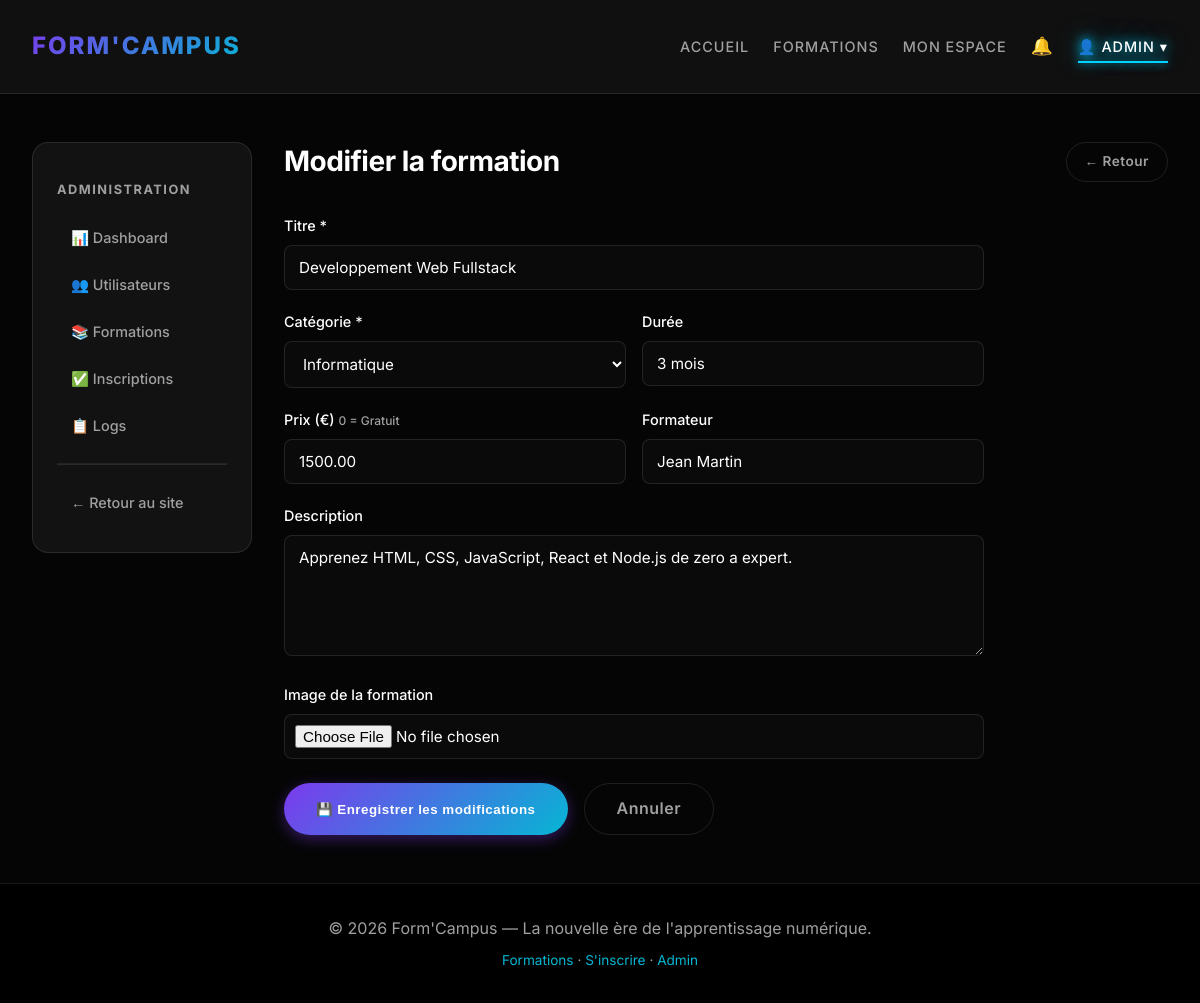
Screenshot of /admin_formation_edit.php?id=1 (signed in) with the database file from the repository.
### tables this page shows
CREATE TABLE formations (
    id          INT AUTO_INCREMENT PRIMARY KEY,
    titre       VARCHAR(255)  NOT NULL,
    categorie   VARCHAR(100)  NOT NULL,
    description TEXT,
    duree       VARCHAR(50),
    prix        DECIMAL(10,2) NOT NULL DEFAULT 0,
    formateur   VARCHAR(150)  DEFAULT NULL,
    image       VARCHAR(255)  DEFAULT NULL,
    actif       TINYINT(1)    NOT NULL DEFAULT 1,
    created_at  DATETIME      DEFAULT CURRENT_TIMESTAMP
);

### admin_formation_edit.php (the view, shortened to what this page needs)
<?php
require_once 'includes/db.php';
$id      = isset($_GET['id']) ? (int)$_GET['id'] : 0;
$is_edit = $id > 0;
$f       = ['titre'=>'','categorie'=>'','description'=>'','duree'=>'','prix'=>0,'formateur'=>'','image'=>''];
$page_title = $is_edit ? "Modifier la formation" : "Ajouter une formation";
if ($is_edit) {
    $stmt = $pdo->prepare("SELECT * FROM formations WHERE id=:id");
    $stmt->execute([':id'=>$id]);
    $row = $stmt->fetch();
    if ($row) $f = $row;
}
$categories_list = ['Informatique','Marketing','Langues','Design','Management','Finance','Autre'];
include 'includes/header.php';
?>
<div class="admin-layout">
    <?php include 'includes/admin_sidebar.php'; ?>
    <div class="admin-content">
        <div class="page-header">
            <h1><?= $page_title ?></h1>
            <a href="admin_formations.php" class="btn btn-small btn-outline">← Retour</a>
        </div>
        <div style="max-width:700px;">
            <form method="post" action="admin_formation_edit.php<?= $is_edit?'?id='.$id:'' ?>" enctype="multipart/form-data">
                <div class="form-group">
                    <label>Titre *</label>
                    <input type="text" name="titre" required value="<?= htmlspecialchars($f['titre']) ?>" placeholder="Ex : Développement Web Fullstack">
                </div>
                <div style="display:grid;grid-template-columns:1fr 1fr;gap:1rem;">
                    <div class="form-group">
                        <label>Catégorie *</label>
                        <select name="categorie" required>
                            <?php foreach ($categories_list as $cat): ?>
                                <option value="<?= $cat ?>" <?= $f['categorie']===$cat?'selected':'' ?>><?= $cat ?></option>
                            <?php endforeach; ?>
                        </select>
                    </div>
                    <div class="form-group">
                        <label>Durée</label>
                        <input type="text" name="duree" value="<?= htmlspecialchars($f['duree']) ?>" placeholder="Ex : 3 mois">
                    </div>
                </div>
                <div style="display:grid;grid-template-columns:1fr 1fr;gap:1rem;">
                    <div class="form-group">
                        <label>Prix (€) <small style="color:var(--text-muted);">0 = Gratuit</small></label>
                        <input type="number" step="0.01" min="0" name="prix" required value="<?= htmlspecialchars($f['prix']) ?>">
                    </div>
                    <div class="form-group">
                        <label>Formateur</label>
                        <input type="text" name="formateur" value="<?= htmlspecialchars($f['formateur']??'') ?>" placeholder="Nom du formateur">
                    </div>
                </div>
                <div class="form-group">
                    <label>Description</label>
                    <textarea name="description" rows="5" placeholder="Décrivez cette formation..."><?= htmlspecialchars($f['description']) ?></textarea>
                </div>
                <div class="form-group">
                    <label>Image de la formation</label>
                    <input type="file" name="image" accept="image/*">
                </div>
                <div style="display:flex;gap:1rem;margin-top:1.5rem;">
                    <button type="submit" class="btn">
                        <?= $is_edit ? '💾 Enregistrer les modifications' : '+ Créer la formation' ?>
                    </button>
                    <a href="admin_formations.php" class="btn btn-outline">Annuler</a>
                </div>
            </form>
        </div>
    </div>
</div>
<?php include 'includes/footer.php'; ?>

### css/style.css (style rules this page uses)
:root { --bg-color: #050505; --card-bg: #121212; --card-hover: #1a1a1a; --text-color: #e0e0e0; --text-muted: #a0a0a0; --primary-color: #7c3aed; --accent-color: #06b6d4; --success-color: #22c55e; --error-color: #ef4444; --gradient-primary: linear-gradient(135deg, #7c3aed 0%, #06b6d4 100%); --gradient-glow: linear-gradient(135deg, rgba(124,58,237,.5) 0%, rgba(6,182,212,.5) 100%); --border-color: rgba(255,255,255,.1); --font-family: 'Inter', 'Segoe UI', Roboto, Helvetica, Arial, sans-serif; --shadow-glow: 0 0 20px rgba(124,58,237,.3); }
*, *::before, *::after { box-sizing: border-box; }
body { background-color: var(--bg-color); color: var(--text-color); font-family: var(--font-family); margin: 0; padding: 0; line-height: 1.6; min-height: 100vh; display: flex; flex-direction: column; }
h1, h2, h3 { color: #fff; font-weight: 700; letter-spacing: -.5px; }
h1 { font-size: 3.5rem; margin-bottom: 1rem; line-height: 1.1; }
.btn { display: inline-block; background: var(--gradient-primary); color: #fff; padding: 12px 32px; border-radius: 50px; text-decoration: none; font-weight: 600; letter-spacing: .5px; border: none; cursor: pointer; transition: transform .2s, box-shadow .2s; box-shadow: 0 4px 15px rgba(124,58,237,.4); }
.btn-small { padding: 8px 18px; font-size: .85rem; }
.btn-outline { background: transparent; border: 1px solid var(--border-color); color: var(--text-muted); box-shadow: none; }
.form-group { margin-bottom: 1.25rem; }
.form-group label { display: block; margin-bottom: .5rem; color: #fff; font-weight: 500; font-size: .9rem; }
input, textarea, select { background: #0a0a0a; border: 1px solid var(--border-color); color: #fff; padding: 12px 14px; border-radius: 8px; width: 100%; font-family: inherit; font-size: .95rem; transition: border-color .2s, box-shadow .2s; }
input[type="file"] { padding: 10px; cursor: pointer; }
select option { background: #121212; }
.admin-layout { display: grid; grid-template-columns: 220px 1fr; gap: 2rem; margin-top: 0; }
.admin-content { min-width: 0; }
.page-header { display: flex; align-items: center; justify-content: space-between; margin-bottom: 2rem; flex-wrap: wrap; gap: 1rem; }
.page-header h1 { margin: 0; font-size: 1.75rem; }

### rows the page displays
formations: titre "Developpement Web Fullstack", categorie "Informatique", duree "3 mois", prix "1500.00", formateur "Jean Martin", description "Apprenez HTML, CSS, JavaScript, React et Node.js de zero a expert."

### other values shown
$_SESSION['user_prenom'] "ADMIN"
$page_title "Modifier la formation"
